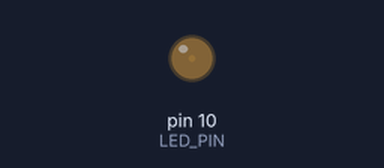
A sketch run on a simulated Arduino Uno, built with avr-gcc and run on an emulated ATmega328P. Shown: output pins drawn as LEDs (lit = HIGH).

Above: at 0.05 s.
At 1.15 s:
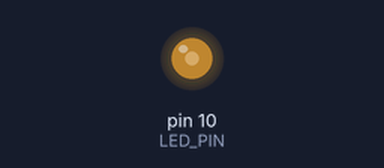
At 2.3 s:
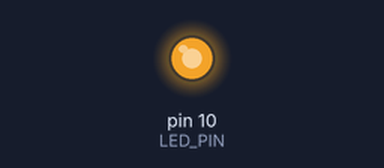
At 4.55 s:
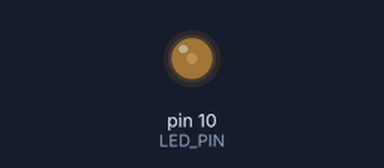
Timing chart, 0 to 6.6 s (numbered marks = the images above):
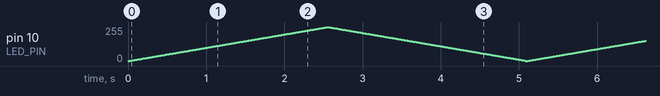

The sketch:

pulse_width01.ino
```cpp
#define LED_PIN 10
#define TIME_TO_WAIT 10
#define MAX_BRIGHTNESS 255
#define MIN_BRIGHTNESS 1

void setup() {
    pinMode(LED_PIN, OUTPUT);
}

void loop() {
    for (int brigthness = 0; brigthness < MAX_BRIGHTNESS; brigthness++)
    {
        analogWrite(LED_PIN, brigthness);
        delay(TIME_TO_WAIT);
    }

    for (int brigthness = 255; brigthness > MIN_BRIGHTNESS; brigthness--)
    {
        analogWrite(LED_PIN, brigthness);
        delay(TIME_TO_WAIT);
    }
}
```
